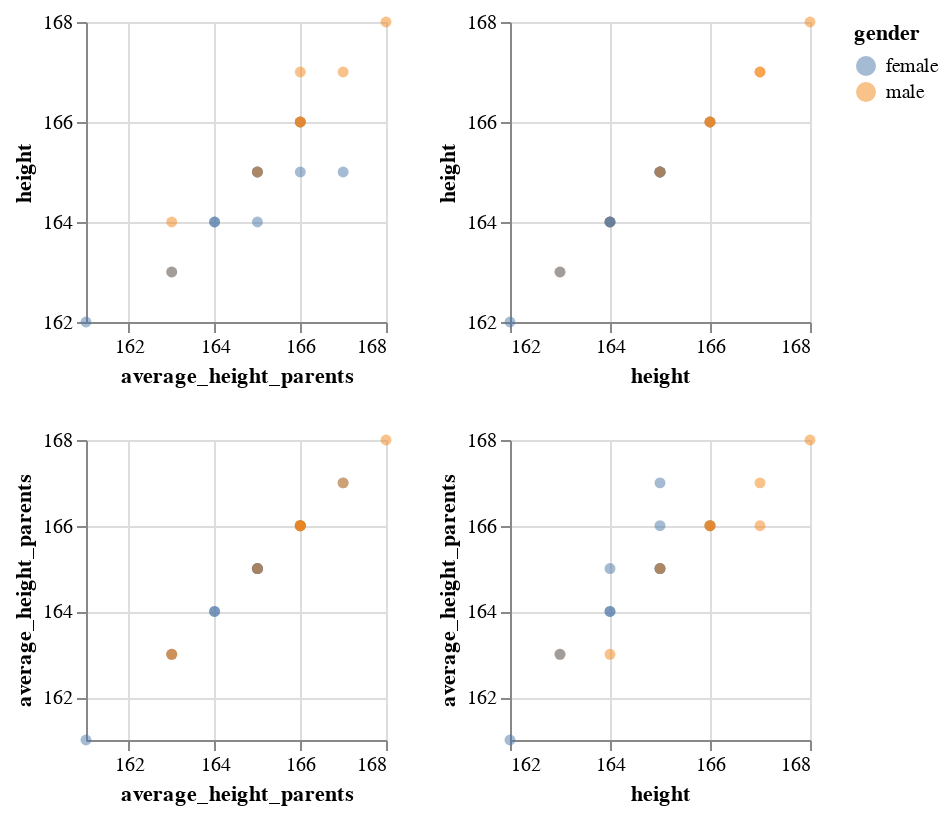

The cell this chart's notebook holds for it:
### Markdown cell above
### With categorical variable

### Code cell
alt.Chart(df).mark_circle(opacity=0.5).encode(
    x=alt.X(alt.repeat("column"), 
            type='quantitative',
            scale=alt.Scale(zero=False)
            ),
    y=alt.Y(alt.repeat("row"), 
            type='quantitative',
             scale=alt.Scale(zero=False)
             ),
    color=alt.Color('gender')
).properties(
    width=150,
    height=150
).repeat(
    row=['height', 'average_height_parents'],
    column=['average_height_parents', 'height']
)

### Figure 1 — Vega-Lite specification as saved in the notebook (floating-point values rounded to 4 significant figures)
{"config": {"view": {"continuousWidth": 400, "continuousHeight": 300}}, "repeat": {"column": ["average_height_parents", "height"], "row": ["height", "average_height_parents"]}, "spec": {"data": {"name": "data-2051e5cb435af6ca686de982c4564449"}, "mark": {"type": "circle", "opacity": 0.5}, "encoding": {"color": {"field": "gender", "type": "nominal"}, "x": {"field": {"repeat": "column"}, "scale": {"zero": false}, "type": "quantitative"}, "y": {"field": {"repeat": "row"}, "scale": {"zero": false}, "type": "quantitative"}}, "height": 150, "width": 150}, "$schema": "https://vega.github.io/schema/vega-lite/v4.17.0.json", "datasets": {"data-2051e5cb435af6ca686de982c4564449": [{"name": "Stefanie", "id": 1, "height": 162, "average_height_parents": 161, "gender": "female"}, {"name": "Peter", "id": 2, "height": 163, "average_height_parents": 163, "gender": "male"}, {"name": "Stefanie", "id": 3, "height": 163, "average_height_parents": 163, "gender": "female"}, {"name": "Manuela", "id": 4, "height": 164, "average_height_parents": 165, "gender": "female"}, {"name": "Simon", "id": 5, "height": 164, "average_height_parents": 163, "gender": "male"}, {"name": "Sophia", "id": 6, "height": 164, "average_height_parents": 164, "gender": "female"}, {"name": "Ellen", "id": 7, "height": 164, "average_height_parents": 164, "gender": "female"}, {"name": "Emilia", "id": 8, "height": 165, "average_height_parents": 165, "gender": "female"}, {"name": "Lina", "id": 9, "height": 165, "average_height_parents": 165, "gender": "female"}, {"name": "Marie", "id": 10, "height": 165, "average_height_parents": 165, "gender": "female"}, {"name": "Lena", "id": 11, "height": 165, "average_height_parents": 166, "gender": "female"}, {"name": "Mila", "id": 12, "height": 165, "average_height_parents": 167, "gender": "female"}, {"name": "Fin", "id": 13, "height": 165, "average_height_parents": 165, "gender": "male"}, {"name": "Eric", "id": 14, "height": 166, "average_height_parents": 166, "gender": "male"}, {"name": "Pia", "id": 15, "height": 166, "average_height_parents": 166, "gender": "female"}, {"name": "Marc", "id": 16, "height": 166, "average_height_parents": 166, "gender": "male"}, {"name": "Ralph", "id": 17, "height": 166, "average_height_parents": 166, "gender": "male"}, {"name": "Tom", "id": 18, "height": 167, "average_height_parents": 166, "gender": "male"}, {"name": "Steven", "id": 19, "height": 167, "average_height_parents": 167, "gender": "male"}, {"name": "Emanuel", "id": 20, "height": 168, "average_height_parents": 168, "gender": "male"}]}}
